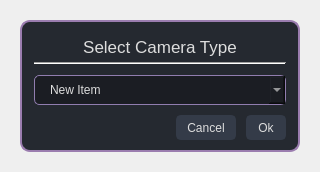
<?xml version="1.0" encoding="UTF-8"?>
<ui version="4.0">
 <class>Dialog</class>
 <widget class="QDialog" name="Dialog">
  <property name="geometry">
   <rect>
    <x>0</x>
    <y>0</y>
    <width>316</width>
    <height>172</height>
   </rect>
  </property>
  <property name="windowTitle">
   <string>Dialog</string>
  </property>
  <property name="styleSheet">
   <string notr="true"/>
  </property>
  <layout class="QVBoxLayout" name="verticalLayout">
   <item>
    <widget class="QWidget" name="widget" native="true">
     <property name="styleSheet">
      <string notr="true">QWidget {
	color: rgb(221, 221, 221);
	font: 10pt &quot;Segoe UI&quot;;
}

#frame_main{
	background-color: rgb(37, 41, 48);
	border: 2px solid rgb(155, 125, 175);
	border-radius: 10px;
}

#label{
color: rgb(238,238,238);
font: 14pt &quot;Segoe UI&quot;;
}

QComboBox{
	color: rgb(221, 221, 221);
	background-color: rgb(27, 29, 35);
	border-radius: 5px;
	border: 1px solid rgb(145, 125, 175);
	padding: 1px;
	padding-left: 15px;
}

QComboBox:hover{
	border: 2px solid rgb(64, 71, 88);
}
QComboBox::drop-down {
	subcontrol-origin: padding;
	subcontrol-position: top right;
	width: 25px; 
	border-left-width: 3px;
	border-left-color: rgba(39, 44, 54, 150);
	border-left-style: solid;
	border-top-right-radius: 3px;
	border-bottom-right-radius: 3px;	
	background-position: center;
	background-image: url(icons:light/cil-arrow-bottom.png);
	background-repeat: no-reperat;
 }
QComboBox QAbstractItemView {
	color: rgb(255, 121, 198);	
	background-color: rgb(33, 37, 43);
	padding: 10px;
	selection-background-color: rgb(39, 44, 54);
}

QPushButton {
	border: 2px solid rgb(52, 59, 72);
	border-radius: 5px;	
	background-color: rgb(52, 59, 72);
}
QPushButton:hover {
	background-color: rgb(57, 65, 80);
	border: 2px solid rgb(61, 70, 86);
}
QPushButton:pressed {	
	background-color: rgb(35, 40, 49);
	border: 2px solid rgb(43, 50, 61);
}</string>
     </property>
     <layout class="QVBoxLayout" name="verticalLayout_4">
      <item>
       <widget class="QFrame" name="frame_main">
        <property name="minimumSize">
         <size>
          <width>280</width>
          <height>0</height>
         </size>
        </property>
        <property name="styleSheet">
         <string notr="true"/>
        </property>
        <property name="frameShape">
         <enum>QFrame::StyledPanel</enum>
        </property>
        <property name="frameShadow">
         <enum>QFrame::Raised</enum>
        </property>
        <layout class="QVBoxLayout" name="verticalLayout_2">
         <property name="spacing">
          <number>10</number>
         </property>
         <property name="leftMargin">
          <number>12</number>
         </property>
         <property name="topMargin">
          <number>5</number>
         </property>
         <property name="rightMargin">
          <number>12</number>
         </property>
         <property name="bottomMargin">
          <number>10</number>
         </property>
         <item>
          <layout class="QVBoxLayout" name="verticalLayout_3">
           <property name="spacing">
            <number>5</number>
           </property>
           <property name="bottomMargin">
            <number>0</number>
           </property>
           <item>
            <widget class="QLabel" name="label">
             <property name="minimumSize">
              <size>
               <width>0</width>
               <height>30</height>
              </size>
             </property>
             <property name="font">
              <font>
               <family>Segoe UI</family>
               <pointsize>13</pointsize>
               <weight>50</weight>
               <italic>false</italic>
               <bold>false</bold>
              </font>
             </property>
             <property name="statusTip">
              <string notr="true"/>
             </property>
             <property name="styleSheet">
              <string notr="true">color: rgb(221, 221, 221);
font: 13pt &quot;Segoe UI&quot;;
border: none;</string>
             </property>
             <property name="text">
              <string>Select Camera Type</string>
             </property>
             <property name="alignment">
              <set>Qt::AlignBottom|Qt::AlignHCenter</set>
             </property>
            </widget>
           </item>
           <item>
            <widget class="Line" name="line">
             <property name="orientation">
              <enum>Qt::Horizontal</enum>
             </property>
            </widget>
           </item>
          </layout>
         </item>
         <item>
          <widget class="QComboBox" name="comboBox_cam_type">
           <property name="minimumSize">
            <size>
             <width>0</width>
             <height>30</height>
            </size>
           </property>
           <property name="styleSheet">
            <string notr="true"/>
           </property>
           <item>
            <property name="text">
             <string>New Item</string>
            </property>
           </item>
           <item>
            <property name="text">
             <string>New Item</string>
            </property>
           </item>
          </widget>
         </item>
         <item>
          <layout class="QHBoxLayout" name="horizontalLayout_6">
           <item>
            <spacer name="horizontalSpacer">
             <property name="orientation">
              <enum>Qt::Horizontal</enum>
             </property>
             <property name="sizeHint" stdset="0">
              <size>
               <width>40</width>
               <height>20</height>
              </size>
             </property>
            </spacer>
           </item>
           <item>
            <widget class="QPushButton" name="btn_cancel">
             <property name="sizePolicy">
              <sizepolicy hsizetype="Preferred" vsizetype="Expanding">
               <horstretch>0</horstretch>
               <verstretch>0</verstretch>
              </sizepolicy>
             </property>
             <property name="minimumSize">
              <size>
               <width>60</width>
               <height>25</height>
              </size>
             </property>
             <property name="maximumSize">
              <size>
               <width>16777215</width>
               <height>25</height>
              </size>
             </property>
             <property name="text">
              <string>Cancel</string>
             </property>
            </widget>
           </item>
           <item>
            <widget class="QPushButton" name="btn_ok">
             <property name="sizePolicy">
              <sizepolicy hsizetype="Preferred" vsizetype="Expanding">
               <horstretch>0</horstretch>
               <verstretch>0</verstretch>
              </sizepolicy>
             </property>
             <property name="minimumSize">
              <size>
               <width>40</width>
               <height>25</height>
              </size>
             </property>
             <property name="maximumSize">
              <size>
               <width>40</width>
               <height>25</height>
              </size>
             </property>
             <property name="text">
              <string>Ok</string>
             </property>
            </widget>
           </item>
          </layout>
         </item>
        </layout>
       </widget>
      </item>
     </layout>
    </widget>
   </item>
  </layout>
 </widget>
 <resources/>
 <connections/>
</ui>
